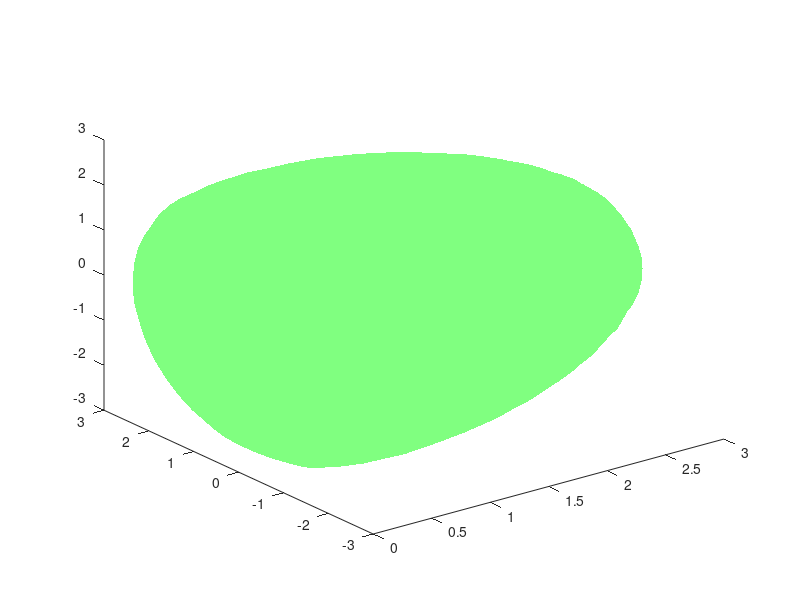

This figure's MATLAB source:
[x,y,z] = meshgrid([-3:0.25:3]); 
V = x.*exp(-x.^2 -y.^2 -z.^2);
s = isosurface(x,y,z,V,1e-4);
p = patch(s);
isonormals(x,y,z,V,p)
view(3);
set(p,'FaceColor',[0.5 1 0.5]);  
set(p,'EdgeColor','none');
%camlight;
lighting gouraud;